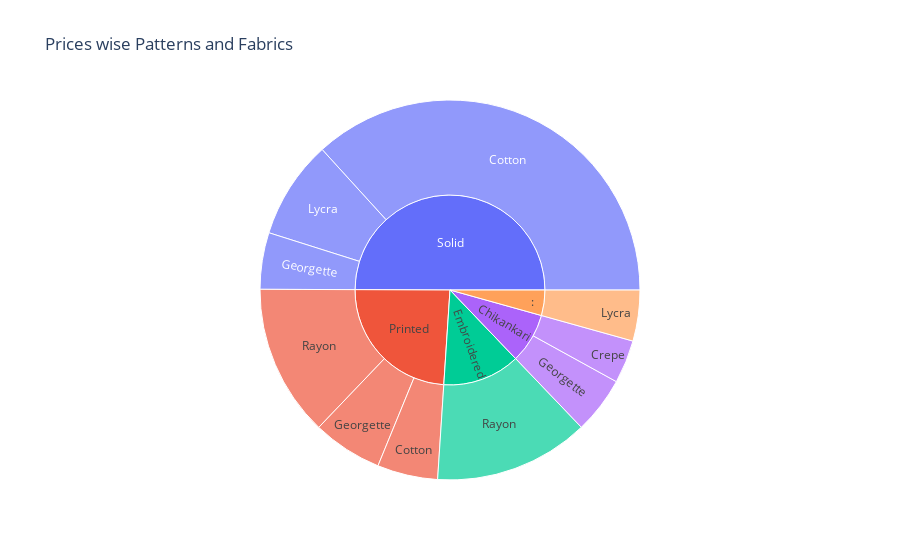

The notebook cell saved with this chart:
### Code cell
import pandas as pd
import plotly.express as px

# Assuming columns: 'Category', 'Subcategory', 'Sales'
fig = px.sunburst(df, path=['patterns', 'fabrics'], values='prices', title="Prices wise Patterns and Fabrics")
fig.show()

### Figure 1 — Plotly figure (JSON) as saved in the notebook; plotly's stock layout.template omitted (floating-point values rounded to 4 significant figures)
{"data": [{"branchvalues": "total", "domain": {"x": [0, 1], "y": [0, 1]}, "hovertemplate": "labels=%{label}<br>prices=%{value}<br>parent=%{parent}<br>id=%{id}<extra></extra>", "ids": ["Printed/Cotton", "Solid/Cotton", "Chikankari/Crepe", "Chikankari/Georgette", "Printed/Georgette", "Solid/Georgette", "Solid/Lycra", " : /Lycra", "Embroidered/Rayon", "Printed/Rayon", "Chikankari", "Embroidered", "Printed", "Solid", " : "], "labels": ["Cotton", "Cotton", "Crepe", "Georgette", "Georgette", "Georgette", "Lycra", "Lycra", "Rayon", "Rayon", "Chikankari", "Embroidered", "Printed", "Solid", " : "], "name": "", "parents": ["Printed", "Solid", "Chikankari", "Chikankari", "Printed", "Solid", "Solid", " : ", "Embroidered", "Printed", "", "", "", "", ""], "type": "sunburst", "values": [214, 1527, 153, 201, 247, 200, 348, 180, 548, 537, 354, 548, 998, 2075, 180]}], "layout": {"legend": {"tracegroupgap": 0}, "title": {"text": "Prices wise Patterns and Fabrics"}}}
